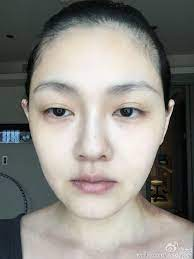
#> input picture 123.jpg, 194 x 259 px, found by its file name
$ jupyter execute --allow-errors face_makeup_application.ipynb   (shell and % lines are left out)   (older library calls are emulated)
#> lines starting #> are read from the running program, lines starting #| are printed output that depends on the picture
# Emerging Technology Coding Challenge

[cell 1]
"""
import all the libraries required
"""
import cv2
import dlib
import matplotlib.pyplot as plt
from PIL import Image, ImageDraw
import numpy as np
from scipy import interpolate
from pylab import *
from skimage import color
from imutils import face_utils
import imutils
import math

import pickle
import os.path
import io

[cell 2]
#讀取cv2.IMREAD_COLOR彩色圖片(忽略透明度)，將RGB皆保留
image = cv2.imread('123.JPG', cv2.IMREAD_COLOR)
#> image is the input picture: shape (259, 194, 3); mean B, G, R 131.3, 136.8, 139.5
image = cv2.cvtColor(image, cv2.COLOR_BGR2RGB)
#############調整圖片大小#############

# 調整圖片大小
image = imutils.resize(image, width=500)
#> image: shape (667, 500, 3)

#顯示影像
#%matplotlib notebook
plt.imshow(image)
plt.show()

[cell 3]
#############調整圖片大小#############

# 調整圖片大小
image = imutils.resize(image, width=500)
#############轉換pic為灰階#############

# 將彩色圖片轉為灰階
gray = cv2.cvtColor(image, cv2.COLOR_RGB2GRAY)
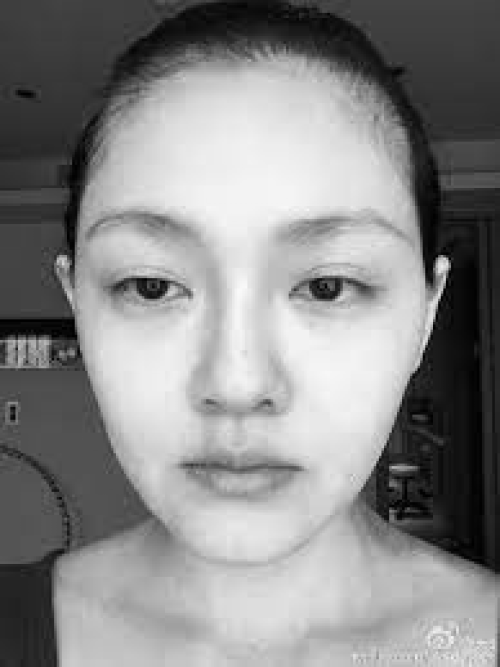
#> gray: shape (667, 500); min 0, max 249, mean 136.9

#############使用HOG人臉檢測器檢測人臉#############

#初始化 HOG 人臉檢測器
#> (the rest of this cell did not finish here and is left out)

[cell 4]
#讀取cv2.IMREAD_COLOR彩色圖片(忽略透明度)，將RGB皆保留
image = cv2.imread('123.JPG', cv2.IMREAD_COLOR)
image = cv2.cvtColor(image, cv2.COLOR_BGR2RGB)
#############調整圖片大小#############

# 調整圖片大小
image = imutils.resize(image, width=500)

#############轉換pic為灰階#############

# 將彩色圖片轉為灰階
gray = cv2.cvtColor(image, cv2.COLOR_RGB2GRAY)

#############使用HOG人臉檢測器檢測人臉#############

#獲取Histogram of Oriented Gradients(HOG)人臉檢測器的結果
#> (the rest of this cell did not finish here and is left out)

#> (a cell that did not finish here is left out)

[cell 6]
#############繪製左臉頰的腮紅#############

# 選擇左臉頰區域的索引(之前的臉部特徵檢測和形狀預測中獲取的)
indices = [1,2,3,4,48,31,36]
#提取左臉頰區域的x,y座標，構成左臉頰區域的形狀
#> (the rest of this cell did not finish here and is left out)

[cell 7]
#############繪製右臉頰的腮紅#############

# 選擇右臉頰區域的索引(之前的臉部特徵檢測和形狀預測中獲取的)
indices = [15,14,13,12,54,35,45]
#提取右臉頰區域的x,y座標，構成右臉頰區域的形狀
#> (the rest of this cell did not finish here and is left out)

#> (a cell that did not finish here is left out)

[cell 9]
#############繪製左眉毛#############

# 選擇左眉毛區域的索引(之前的臉部特徵檢測和形狀預測中獲取的)
indices = [17, 18, 19, 20, 21]

#提取右眉毛區域的x,y座標，構成右臉頰區域的形狀
#> (the rest of this cell did not finish here and is left out)

[cell 10]
#############繪製左眉毛#############
# 選擇右眉毛頰區域的索引(之前的臉部特徵檢測和形狀預測中獲取的)
indices = [22,23,24,25,26]
#提取右眉毛區域的x,y座標，構成右臉頰區域的形狀
#提取右眉毛區域的x,y座標，構成右臉頰區域的形狀
#> (the rest of this cell did not finish here and is left out)

[cell 11]
# Load the eyelash image with alpha mask
overlayFile = "eyelash.png"
imgWithMask = cv2.imread(overlayFile, cv2.IMREAD_UNCHANGED)
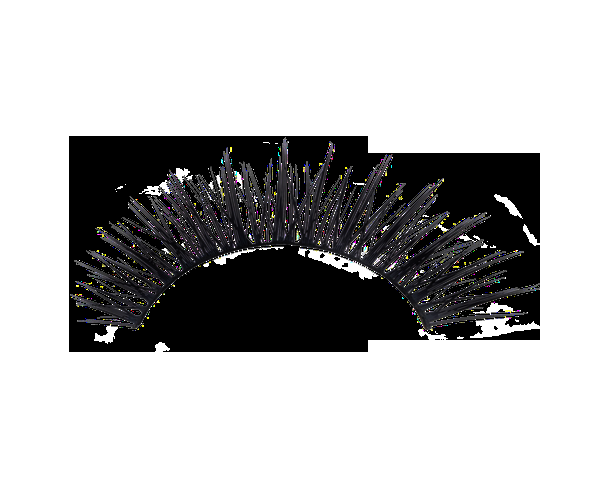
#> input picture eyelash.png, 600 x 500 px
#> imgWithMask is the input picture: shape (500, 600, 4); mean B, G, R, A 181.8, 181.5, 181.7, 14.5

b, g, r, a = cv2.split(imgWithMask)
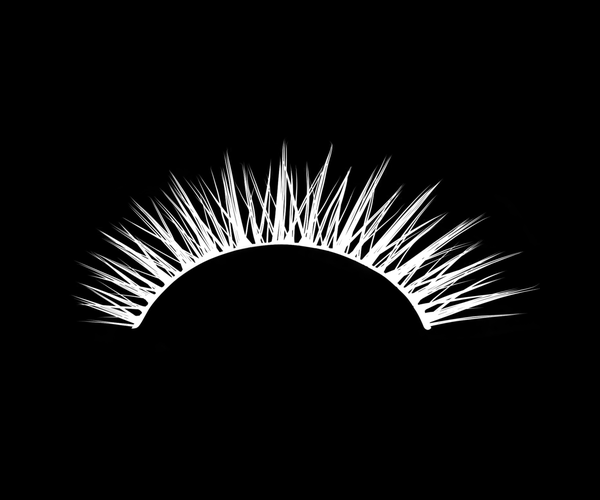
#> a: shape (500, 600); min 0, max 255, mean 14.5

eye_lashes = cv2.merge((r, g, b))
eye_lashes = np.float32(eye_lashes)/255

eye_lashesAlphaMask = cv2.merge((a, a, a))
eye_linerAlphaMask = np.float32(eye_lashesAlphaMask)

plt.figure(figsize=[15, 10])
plt.subplot(121)
plt.imshow(eye_lashes)
plt.subplot(122)
plt.imshow(np.uint8(eye_lashesAlphaMask))
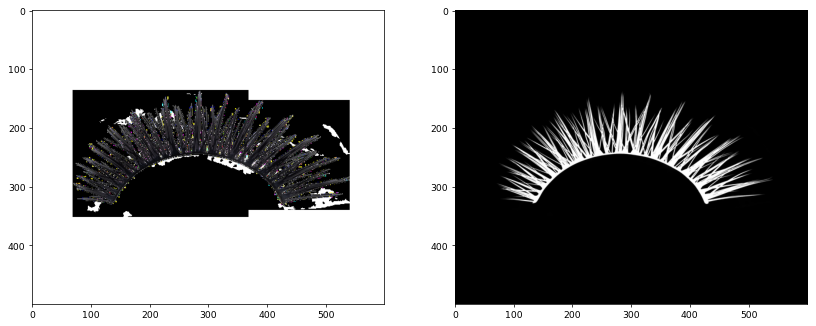
#> figure drawn by matplotlib, 2 panels

[cell 12]
eye_lashes2 = cv2.merge((b, g, r))

# 左眼睫毛选中的索引
selectedIndex_left = [36, 37, 38, 39]

# 右眼睫毛选中的索引
selectedIndex_right = [42, 43, 44, 45]

# 眼睫毛特征点坐标
eye_lashes_points = [(140, 330), (240, 250), (350, 260), (425, 330),
                    (70, 300), (225, 150), (435, 180), (520, 315)]

for index, eye_p in enumerate(eye_lashes_points):
   # 在特征点画圆
   cv2.circle(eye_lashes2, (eye_p[0], eye_p[1]), 7, (0, 0, 255), -1)

   # 写索引数字
   cv2.putText(eye_lashes2, str(index), (eye_p[0], eye_p[1]),
               1, 4, (0, 255, 0), 5, cv2.LINE_AA)
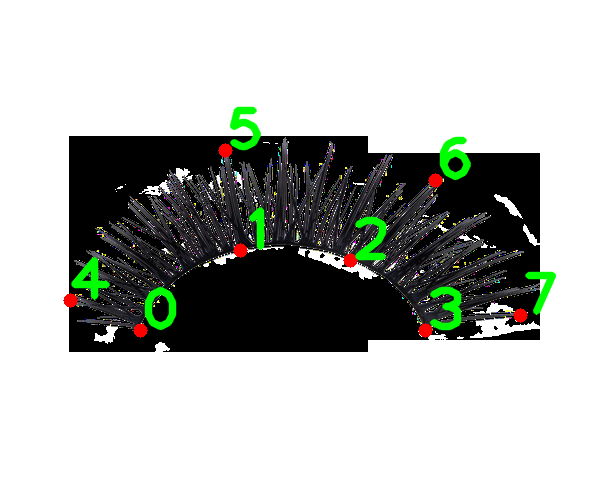
#> eye_lashes2: shape (500, 600, 3); mean B, G, R 180.2, 184.3, 181.2

# 颜色通道需要翻转
plt.imshow(eye_lashes2[..., ::-1])

[cell 13]
# Returns 8 points on the boundary of a rectangle
# [11 lines left out: function getEightBoundaryPoints, not called in this run]


# Constrains points to be inside boundary
def constrainPoint(p, w, h):
  p = (min(max(p[0], 0), w - 1), min(max(p[1], 0), h - 1))
  return p

# convert Dlib shape detector object to list of tuples
# [71 lines left out: functions dlibLandmarksToPoints, similarityTransform, normalizeImagesAndLandmarks, findIndex, not called in this run]


# Check if a point is inside a rectangle
def rectContains(rect, point):
  if point[0] < rect[0]:
    return False
  elif point[1] < rect[1]:
    return False
  elif point[0] > rect[2]:
    return False
  elif point[1] > rect[3]:
    return False
  return True


# Calculate Delaunay triangles for set of points
# Returns the vector of indices of 3 points for each triangle
def calculateDelaunayTriangles(rect, points):

  # Create an instance of Subdiv2D
  subdiv = cv2.Subdiv2D(rect)

  # Insert points into subdiv
  for p in points:
    subdiv.insert((p[0], p[1]))

  # Get Delaunay triangulation
  triangleList = subdiv.getTriangleList()

  # Find the indices of triangles in the points array
  delaunayTri = []

  for t in triangleList:
    # The triangle returned by getTriangleList is
    # a list of 6 coordinates of the 3 points in
    # x1, y1, x2, y2, x3, y3 format.
    # Store triangle as a list of three points
    pt = []
    pt.append((t[0], t[1]))
    pt.append((t[2], t[3]))
    pt.append((t[4], t[5]))

    pt1 = (t[0], t[1])
    pt2 = (t[2], t[3])
    pt3 = (t[4], t[5])

    if rectContains(rect, pt1) and rectContains(rect, pt2) and rectContains(rect, pt3):
      # Variable to store a triangle as indices from list of points
      ind = []
      # Find the index of each vertex in the points list
      for j in range(0, 3):
        for k in range(0, len(points)):
          if(abs(pt[j][0] - points[k][0]) < 1.0 and abs(pt[j][1] - points[k][1]) < 1.0):
            ind.append(k)
        # Store triangulation as a list of indices
      if len(ind) == 3:
        delaunayTri.append((ind[0], ind[1], ind[2]))

  return delaunayTri

# Apply affine transform calculated using srcTri and dstTri to src and
# output an image of size.
# [112 lines left out: functions applyAffineTransform, warpTriangle, getLandmarks, warpImage, not called in this run]

[cell 14]
# Find delanauy traingulation for convex hull points
sizeImg1 = eye_lashes.shape
#> sizeImg1 = (500, 600, 3)
rect = (0, 0, sizeImg1[1], sizeImg1[0])
#> rect = (0, 0, 600, 500)
dt = calculateDelaunayTriangles(rect, eye_lashes_points)
#> in calculateDelaunayTriangles, `triangleList = subdiv.getTriangleList()`: triangleList = [[140, 330, 350, 260, 425, 330], [350, 260, 140, 330, 240, 250], [240, 250, 70, 300, 225, 150], [70, 300, 240, 250, 140, 330], [350, 260, 240, 250, 225, 150], [425, 330, 435, 180, 520, 315], [435, 180, 425, 330, 350, 260], [350, 260, 225, 150, 435, 180]]
#> the loop in calculateDelaunayTriangles, `for t in triangleList:` made 8 passes
#> after the loop in calculateDelaunayTriangles, `for t in triangleList:`: delaunayTri = [(0, 2, 3), (2, 0, 1), (1, 4, 5), (4, 1, 0), (2, 1, 5), (3, 6, 7), (6, 3, 2), (2, 5, 6)]
#> dt has the same summary as delaunayTri in calculateDelaunayTriangles

if len(dt) == 0:
    print("No delaunay triangle found")
